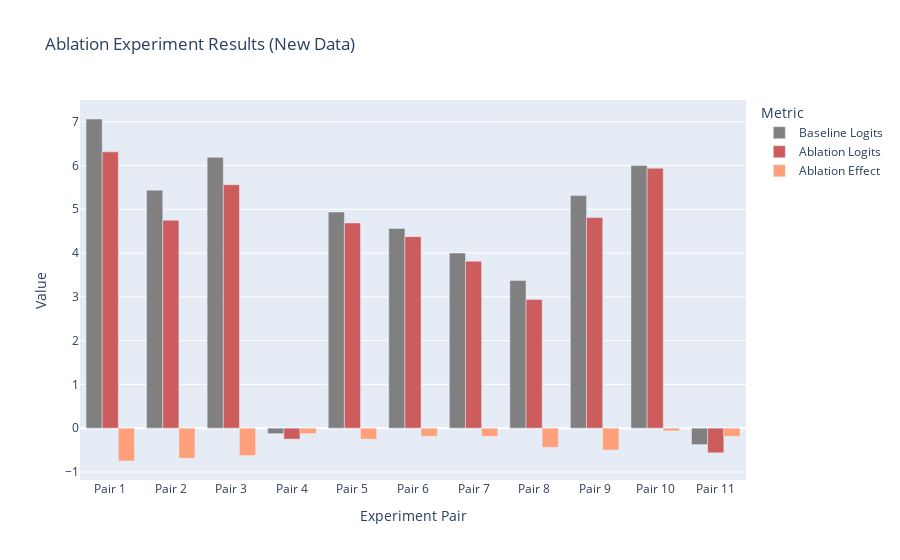
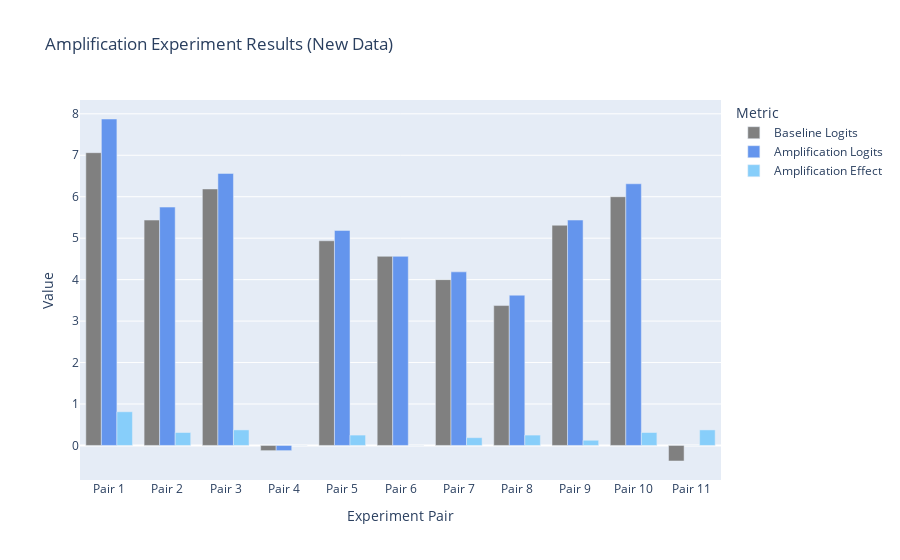

The notebook cell saved with these charts, in order:
### Code cell
import plotly.graph_objects as go

# --- New Data Lists ---

# Baseline logits (from the 'corrupted_logit_diff' column)
# Note: The baseline is the same for both ablation and amplification in each pair.
baseline_logits = [7.0625, 5.4375, 6.1875, -0.125, 4.9375, 4.5625, 4.0, 3.375, 5.3125, 6.0, -0.375]

# Data for Ablation Experiments (odd rows)
ablation_patched_logits = [6.3125, 4.75, 5.5625, -0.25, 4.6875, 4.375, 3.8125, 2.9375, 4.8125, 5.9375, -0.5625]
ablation_causal_effect = [-0.75, -0.6875, -0.625, -0.125, -0.25, -0.1875, -0.1875, -0.4375, -0.5, -0.0625, -0.1875]

# Data for Amplification Experiments (even rows)
amplification_patched_logits = [7.875, 5.75, 6.5625, -0.125, 5.1875, 4.5625, 4.1875, 3.625, 5.4375, 6.3125, 0.0]
amplification_causal_effect = [0.8125, 0.3125, 0.375, 0.0, 0.25, 0.0, 0.1875, 0.25, 0.125, 0.3125, 0.375]

# X-axis labels for the 11 experiment pairs
experiment_labels = [f'Pair {i+1}' for i in range(len(baseline_logits))]

# --- Plot 1: Ablation Experiment Results ---
fig_ablation = go.Figure(data=[
    go.Bar(name='Baseline Logits', x=experiment_labels, y=baseline_logits, marker_color='grey'),
    go.Bar(name='Ablation Logits', x=experiment_labels, y=ablation_patched_logits, marker_color='indianred'),
    go.Bar(name='Ablation Effect', x=experiment_labels, y=ablation_causal_effect, marker_color='lightsalmon')
])
fig_ablation.update_layout(
    barmode='group',
    title_text='Ablation Experiment Results (New Data)',
    xaxis_title='Experiment Pair',
    yaxis_title='Value',
    legend_title='Metric'
)
fig_ablation.show()

# --- Plot 2: Amplification Experiment Results ---
fig_amplification = go.Figure(data=[
    go.Bar(name='Baseline Logits', x=experiment_labels, y=baseline_logits, marker_color='grey'),
    go.Bar(name='Amplification Logits', x=experiment_labels, y=amplification_patched_logits, marker_color='cornflowerblue'),
    go.Bar(name='Amplification Effect', x=experiment_labels, y=amplification_causal_effect, marker_color='lightskyblue')
])
fig_amplification.update_layout(
    barmode='group',
    title_text='Amplification Experiment Results (New Data)',
    xaxis_title='Experiment Pair',
    yaxis_title='Value',
    legend_title='Metric'
)
fig_amplification.show()

### Figure 1 — Plotly figure (JSON) as saved in the notebook; plotly's stock layout.template omitted (floating-point values rounded to 4 significant figures)
{"data": [{"marker": {"color": "grey"}, "name": "Baseline Logits", "type": "bar", "x": ["Pair 1", "Pair 2", "Pair 3", "Pair 4", "Pair 5", "Pair 6", "Pair 7", "Pair 8", "Pair 9", "Pair 10", "Pair 11"], "y": [7.062, 5.438, 6.188, -0.125, 4.938, 4.562, 4, 3.375, 5.312, 6, -0.375]}, {"marker": {"color": "indianred"}, "name": "Ablation Logits", "type": "bar", "x": ["Pair 1", "Pair 2", "Pair 3", "Pair 4", "Pair 5", "Pair 6", "Pair 7", "Pair 8", "Pair 9", "Pair 10", "Pair 11"], "y": [6.312, 4.75, 5.562, -0.25, 4.688, 4.375, 3.812, 2.938, 4.812, 5.938, -0.5625]}, {"marker": {"color": "lightsalmon"}, "name": "Ablation Effect", "type": "bar", "x": ["Pair 1", "Pair 2", "Pair 3", "Pair 4", "Pair 5", "Pair 6", "Pair 7", "Pair 8", "Pair 9", "Pair 10", "Pair 11"], "y": [-0.75, -0.6875, -0.625, -0.125, -0.25, -0.1875, -0.1875, -0.4375, -0.5, -0.0625, -0.1875]}], "layout": {"autosize": true, "barmode": "group", "legend": {"title": {"text": "Metric"}}, "title": {"text": "Ablation Experiment Results (New Data)"}, "xaxis": {"autorange": true, "range": [-0.5, 10.5], "title": {"text": "Experiment Pair"}, "type": "category"}, "yaxis": {"autorange": true, "range": [-1.184, 7.497], "title": {"text": "Value"}, "type": "linear"}}}

### Figure 2 — Plotly figure (JSON) as saved in the notebook; plotly's stock layout.template omitted (floating-point values rounded to 4 significant figures)
{"data": [{"marker": {"color": "grey"}, "name": "Baseline Logits", "type": "bar", "x": ["Pair 1", "Pair 2", "Pair 3", "Pair 4", "Pair 5", "Pair 6", "Pair 7", "Pair 8", "Pair 9", "Pair 10", "Pair 11"], "y": [7.062, 5.438, 6.188, -0.125, 4.938, 4.562, 4, 3.375, 5.312, 6, -0.375]}, {"marker": {"color": "cornflowerblue"}, "name": "Amplification Logits", "type": "bar", "x": ["Pair 1", "Pair 2", "Pair 3", "Pair 4", "Pair 5", "Pair 6", "Pair 7", "Pair 8", "Pair 9", "Pair 10", "Pair 11"], "y": [7.875, 5.75, 6.562, -0.125, 5.188, 4.562, 4.188, 3.625, 5.438, 6.312, 0]}, {"marker": {"color": "lightskyblue"}, "name": "Amplification Effect", "type": "bar", "x": ["Pair 1", "Pair 2", "Pair 3", "Pair 4", "Pair 5", "Pair 6", "Pair 7", "Pair 8", "Pair 9", "Pair 10", "Pair 11"], "y": [0.8125, 0.3125, 0.375, 0, 0.25, 0, 0.1875, 0.25, 0.125, 0.3125, 0.375]}], "layout": {"autosize": true, "barmode": "group", "legend": {"title": {"text": "Metric"}}, "title": {"text": "Amplification Experiment Results (New Data)"}, "xaxis": {"autorange": true, "range": [-0.5, 10.5], "title": {"text": "Experiment Pair"}, "type": "category"}, "yaxis": {"autorange": true, "range": [-0.8333, 8.333], "title": {"text": "Value"}, "type": "linear"}}}
